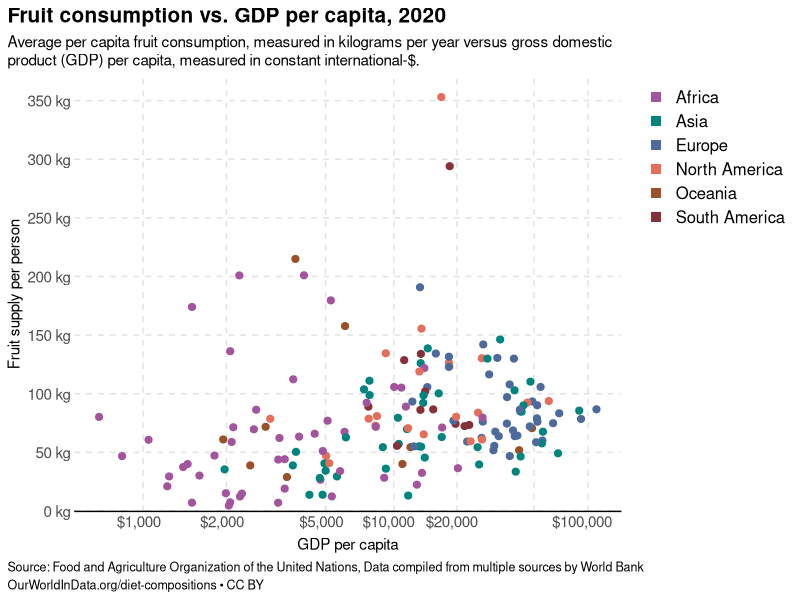
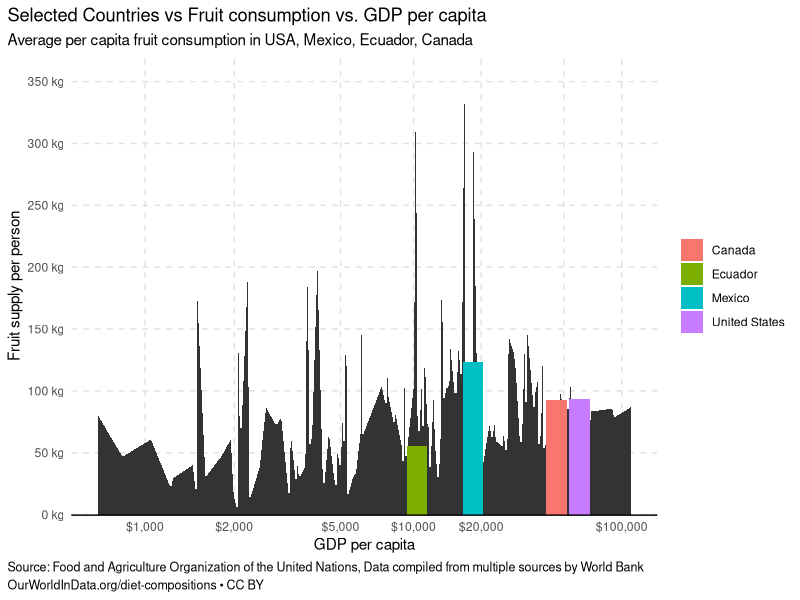
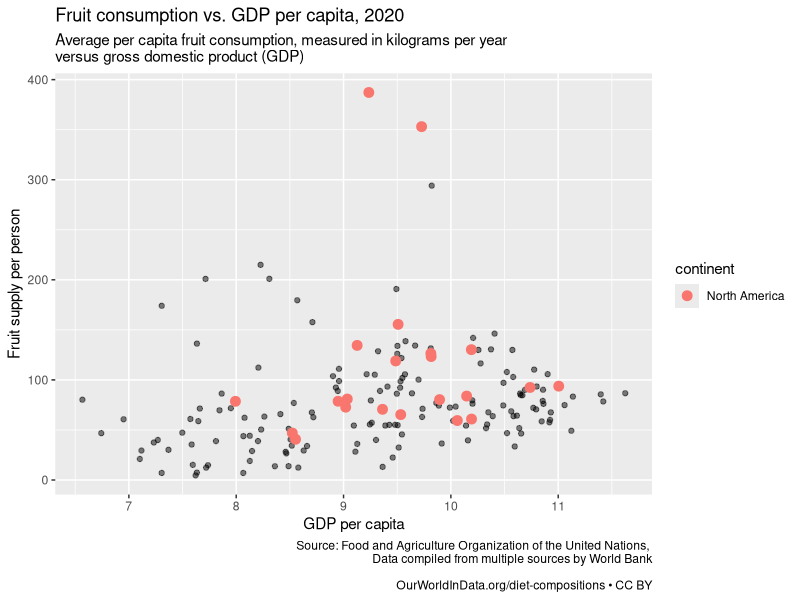

Write R code to recreate these figures, in order.
## ---- chunk 1
#| label: load_packages
#| echo: false

# Use this R-Chunk to load the libraries you will use in this file.
library(tidyverse)
library(readr)

## ---- chunk 2
#| label: load
df <- read_csv("fruit.csv")
head(df,5)

df <- rename(df,fruit_pp = `Fruit | 00002919 || Food available for consumption | 0645pc || kilograms per year per capita`, 
         gdp_per_cap = `GDP per capita, PPP (constant 2017 international $)`,
         entity = Entity,
         code = Code,
         year = Year,
         continent = Continent)

# fill in missing values and do some filtering
data_2020 <- df |> 
  group_by(entity) |> 
    fill(continent, .direction = "downup") |> # fills in missing values in the continent column within each entity using the value(s) present in continent.
  ungroup() |> 
  filter(!is.na(continent)) |> # Non countries (continents and other country groups) don't have a continent value. Remove them.
  filter(year == 2020) # focus on year 2020 to match the visual on the webpage.

head(data_2020,5)
#colnames(data_2020)
#str(df)
## ---- chunk 3
#| label: graph
#| echo: false
#| #| fig-width: 10
#| fig-height: 3.5

graf <- ggplot(data_2020, aes(log(gdp_per_cap),fruit_pp))+
  geom_point(aes(colour= continent, size=entity), size=2.1)+
  theme_bw()+
  theme(panel.grid = element_line(color = "#e2e2e2",
                                  size = 0.5,
                                  linetype = "dashed"),
        panel.grid.minor = element_blank(),
        legend.title = element_blank()
        )+
  
  coord_cartesian(ylim = c(0, 370))+
  scale_x_continuous(breaks = log(c(1000, 2000, 5000, 10000, 20000, 50000, 100000)),
                     labels = c("$1,000", "$2,000", "$5,000", "$10,000", "$20,000","", "$100,000"), trans = "log")+
  
  scale_y_continuous(breaks =seq(0,350, by=50), 
                     labels = c("0 kg","50 kg", "100 kg", "150 kg", "200 kg","250 kg","300 kg", "350 kg"),
                     expand=expansion(add = c(0.4,0)))+
  
  scale_color_manual(values = c("#a2559c","#00847e", "#4c6a9c", "#e56e5a","#9a5129","#883039"))+
  guides(color = guide_legend( 
  override.aes=list(shape = 15, size=3)))

graf+ labs(title="Fruit consumption vs. GDP per capita, 2020",
         subtitle = "Average per capita fruit consumption, measured in kilograms per year versus gross domestic
product (GDP) per capita, measured in constant international-$.",
         caption = "Source: Food and Agriculture Organization of the United Nations, Data compiled from multiple sources by World Bank
OurWorldInData.org/diet-compositions • CC BY")+
    ylab("Fruit supply per person")+
    xlab("GDP per capita")+
   theme(
    plot.caption = element_text(color="black", hjust=0, size=9, lineheight = 1.2),
    plot.caption.position = "plot",
    plot.title.position ="plot",
    plot.title = element_text(face="bold", color="black", hjust=0, size=15, lineheight = 1.2),
    legend.text = element_text(size=12),
    legend.justification = "top",
    plot.subtitle = element_text(color="black", hjust=0, size=11, lineheight = 1),
    axis.text = element_text(size=11, lineheight = 2),
    axis.text.x = element_text(margin = margin(t = 0, r = 20, b = 2, l = 0),hjust = .6,lineheight = 1),
    axis.text.y = element_text(margin = margin(r = 0)),
    panel.border = element_blank(), axis.line = element_line(colour = "black"),
    axis.line.y = element_blank(),
    axis.ticks =element_blank()
    
   )

## ---- chunk 4
#| label: graph_2
#| echo: false
#| #| fig-width: 10
#| fig-height: 3.5

garf1 <- filter(data_2020, entity=="Canada"| entity=="Mexico"| entity=="United States"| entity=="Ecuador")
  

graf1 <- ggplot(garf1, aes(log(gdp_per_cap),fruit_pp))+
  geom_area(data=data_2020,aes(log(gdp_per_cap),fruit_pp))+
  geom_col(aes(fill= entity))+
  theme_bw()+
  theme(panel.grid = element_line(color = "#e2e2e2",
                                  size = 0.5,
                                  linetype = "dashed"),
        panel.grid.minor = element_blank(),
        legend.title = element_blank()
        )+
  
  coord_cartesian(ylim = c(0, 370))+
  scale_x_continuous(breaks = log(c(1000, 2000, 5000, 10000, 20000, 50000, 100000)),
                     labels = c("$1,000", "$2,000", "$5,000", "$10,000", "$20,000","", "$100,000"), trans = "log")+
  
  scale_y_continuous(breaks =seq(0,350, by=50), 
                     labels = c("0 kg","50 kg", "100 kg", "150 kg", "200 kg","250 kg","300 kg", "350 kg"),
                     expand=expansion(add = c(0.4,0)))+
  
  scale_color_manual(values = c("#a2559c","#00847e", "#4c6a9c", "#e56e5a","#9a5129","#883039"))+
  guides(color = guide_legend( 
  override.aes=list(shape = 15, size=3)))


graf1+ labs(title="Selected Countries vs Fruit consumption vs. GDP per capita",
         subtitle = "Average per capita fruit consumption in USA, Mexico, Ecuador, Canada",
         caption = "Source: Food and Agriculture Organization of the United Nations, Data compiled from multiple sources by World Bank
OurWorldInData.org/diet-compositions • CC BY")+
    ylab("Fruit supply per person")+
    xlab("GDP per capita")+
   theme(
    plot.caption = element_text(color="black", hjust=0, size=9, lineheight = 1.2),
    plot.caption.position = "plot",
    plot.title.position ="plot",
    legend.justification = "center",
    plot.subtitle = element_text(color="black", hjust=0, size=11, lineheight = 1),
    panel.border = element_blank(), axis.line = element_line(colour = "black"),
    axis.line.y = element_blank(),
    axis.ticks =element_blank()
    
   )
## ---- chunk 5
data3 <- data_2020 %>% 
  filter(continent %in% c('North America'))

ggplot(data = data_2020, aes(x=log(gdp_per_cap), y = fruit_pp)) +
  geom_point(alpha = 0.5) +
  geom_point(data = data3, aes(x = log(gdp_per_cap), y = fruit_pp, color = continent), alpha = 1, size = 3) +
  labs(y='Fruit supply per person', x = 'GDP per capita', title = 'Fruit consumption vs. GDP per capita, 2020', subtitle = 'Average per capita fruit consumption, measured in kilograms per year \nversus gross domestic product (GDP)', caption = 'Source: Food and Agriculture Organization of the United Nations, 
Data compiled from multiple sources by World Bank

OurWorldInData.org/diet-compositions • CC BY') 

